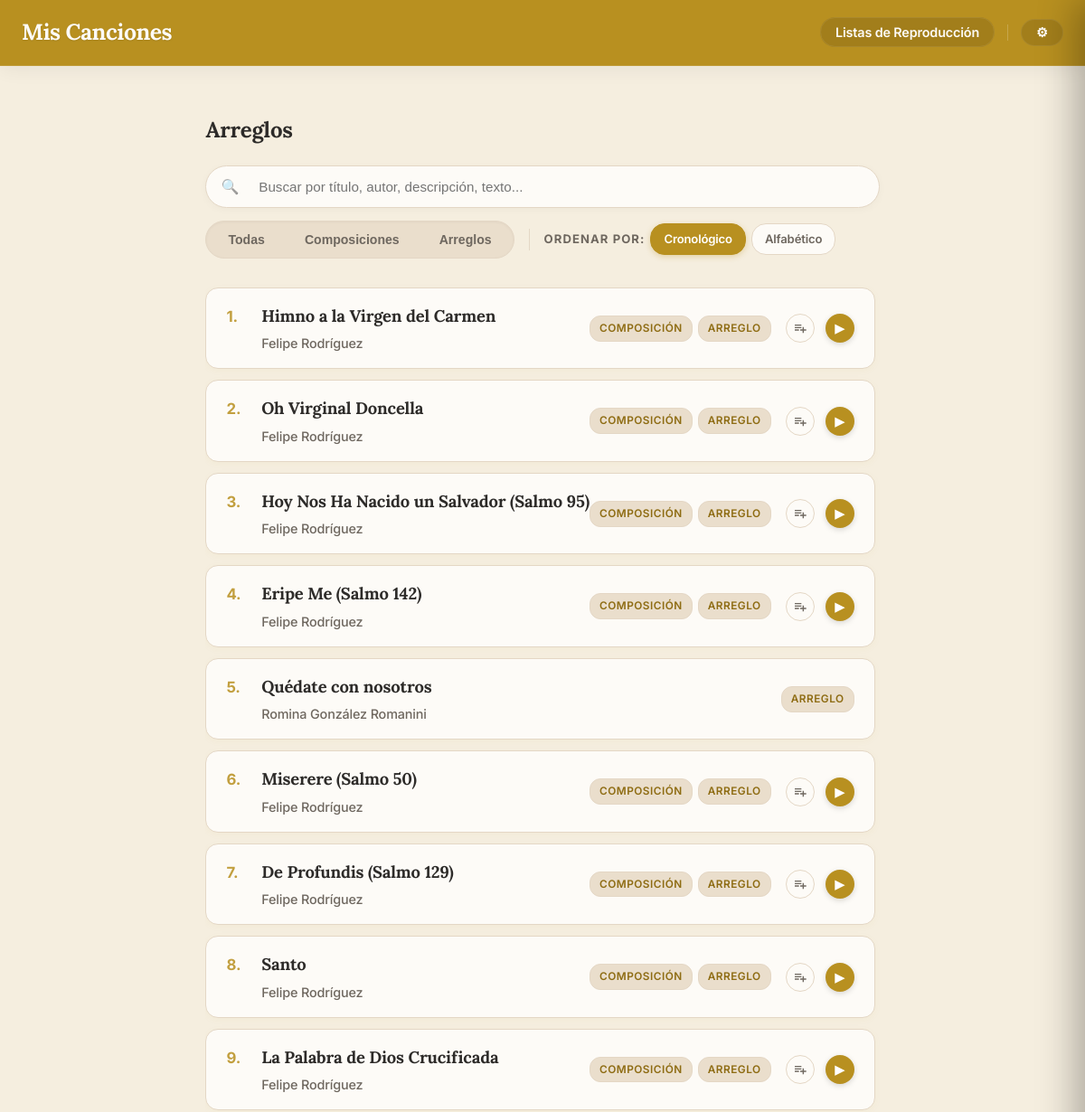
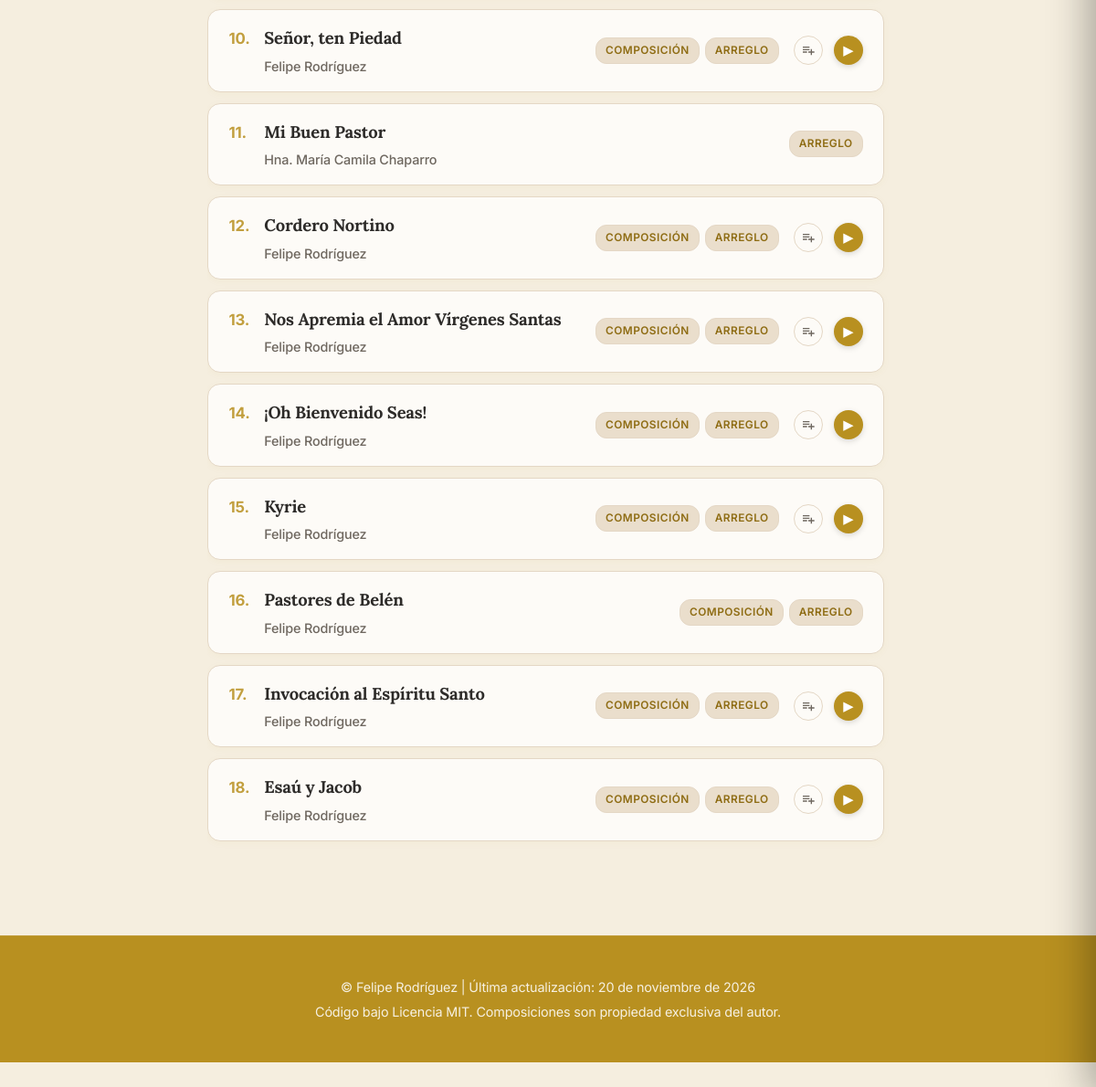
The app's page /arreglos, older data (2 pictures, top to bottom).
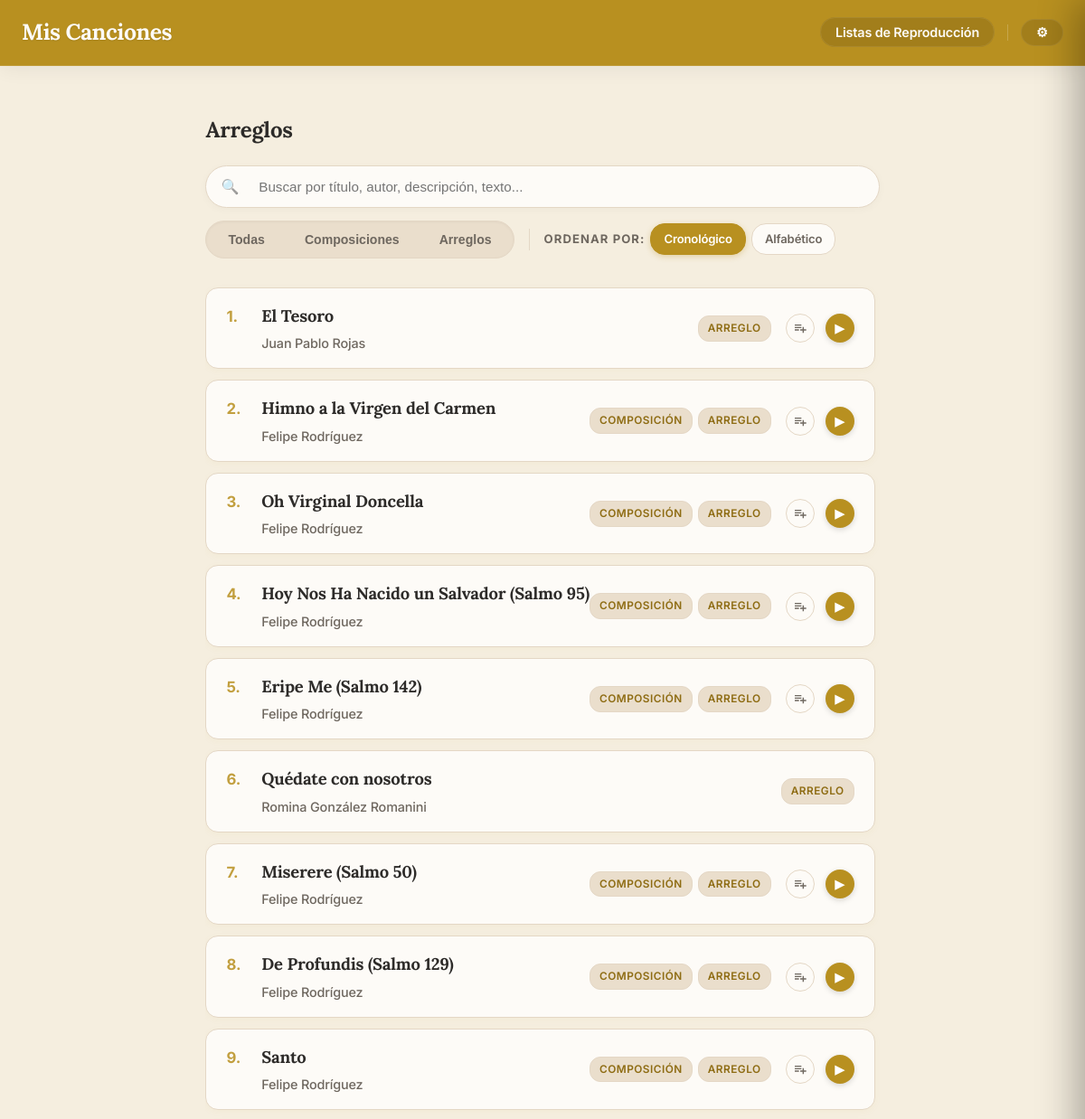
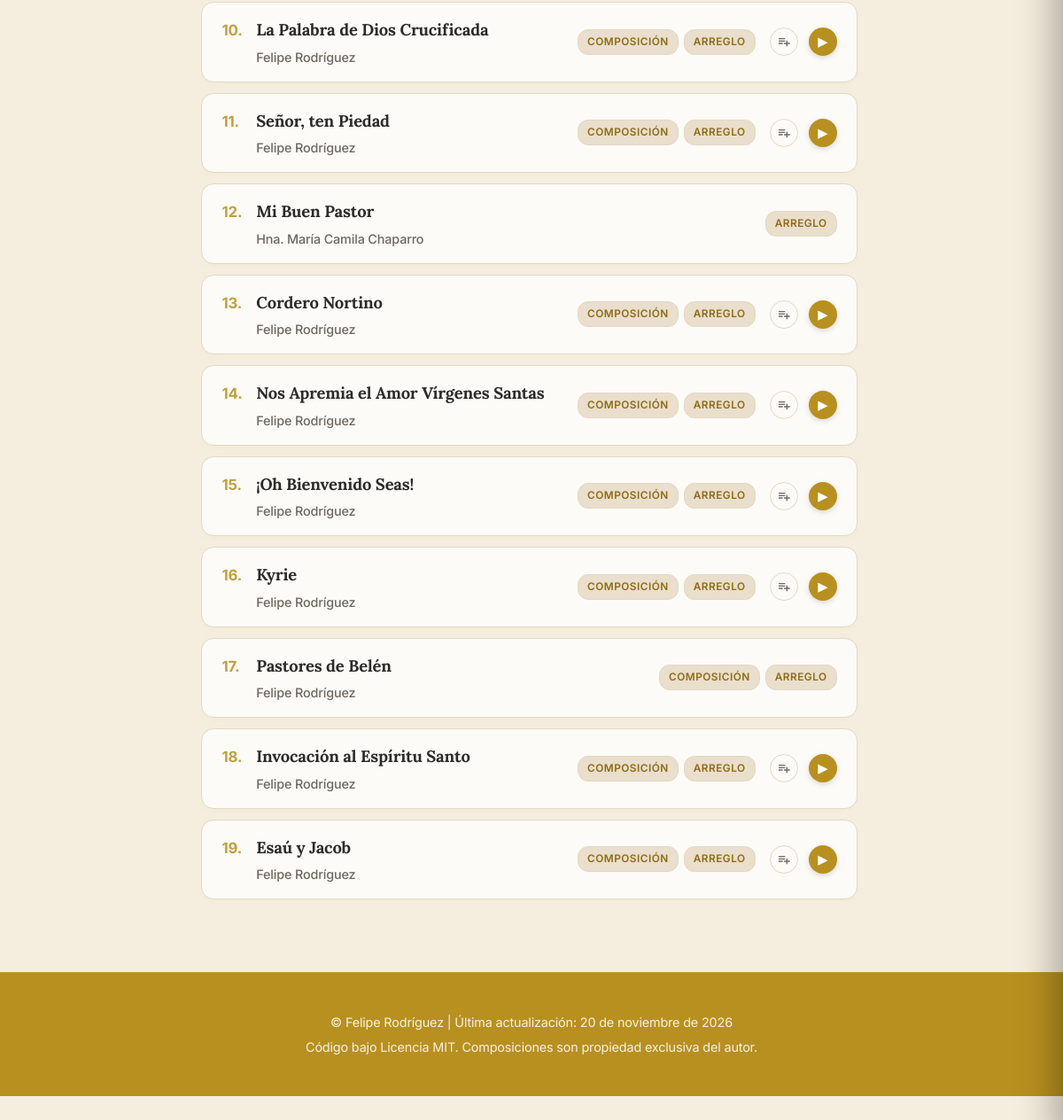
The same page, newer data (2 pictures, top to bottom).
### models.py (models this page shows, shortened)
class Cancion(db.Model):
    __tablename__ = 'cancion'
    id = db.Column(db.Integer, primary_key=True)
    titulo = db.Column(db.String(150), nullable=False)
    musica = db.Column(db.String(100))
    letra = db.Column(db.String(100))
    adaptacion = db.Column(db.String(100))
    arreglo = db.Column(db.String(100), nullable=True)
    idioma = db.Column(db.String(50))
    dia = db.Column(db.Integer, nullable=True)
    mes = db.Column(db.Integer, nullable=True)
    anio = db.Column(db.Integer)
    descripcion = db.Column(db.Text)
    audio = db.Column(db.String(150))
    letras_acordes = db.Column(db.String(150))
    partitura = db.Column(db.String(150))
    midi = db.Column(db.String(150))
    tags_json = db.Column(db.String(500))
    tipo = db.Column(db.String(50), nullable=False, default='local')
    categorias_json = db.Column(db.String(200))
    youtube_video_embed = db.Column(db.Text)
    youtube_audio_embed = db.Column(db.Text)
    interprete = db.Column(db.String(200), nullable=True)
    ensambles_json = db.Column(db.Text, nullable=True)
    descargas_json = db.Column(db.Text, nullable=True)
    audios_json = db.Column(db.Text, nullable=True)
    tipo_pdf = db.Column(db.String(50), nullable=True)  # 'partitura' o 'letras_acordes'
    letras_json = db.Column(db.Text, nullable=True)  # {"sincronizada": bool, "lineas": [{"t": seg|null, "text": str}]}
    @property
    def categorias(self):
        return json.loads(self.categorias_json) if self.categorias_json else []

### app.py (the view)
@app.route('/arreglos')
def ver_arreglos():
    base_songs = search_by_category("Arreglo")
    filtered_songs, search_query = search_songs(base_songs, request.args.get('search', '').strip())
    sort_by = request.args.get('sort_by', 'cronologico')
    sorted_songs = sort_songs(filtered_songs, sort_by=sort_by)
    return render_template('arreglos.html', composiciones=sorted_songs, search_query=search_query, page_context='arreglos', sort_by=sort_by)

### app.py (called while the page is built)
@app.template_filter('sort_categories_for_page')
def sort_categories_for_page(categories, page_context='default'):
    sorted_cats = list(categories)
    if page_context == 'arreglos':
        sorted_cats.sort(key=lambda x: (x != 'Composición', x != 'Arreglo'))
    else:
        sorted_cats.sort(key=lambda x: (x != 'Arreglo', x != 'Composición'))
    return sorted_cats

@app.context_processor
def inject_globals():
    try:
        with open('build_date.txt', 'r', encoding='utf-8') as f:
            date_str = f.read().strip()
    except Exception:
        date_str = "Desconocida"
    return dict(last_update=date_str, FEATURES=FEATURES)

@app.before_request
def check_formacion_feature():
    if request.path.startswith('/formacion') and not FEATURES.get('formacion_liturgica', False):
        abort(404)

### services/catalog_service.py (called while the page is built, shortened)
def normalize_for_sorting(titulo: Optional[str]) -> str:
    if not titulo:
        return ""
    titulo_normalizado = unidecode(titulo.lower())
    return "".join(c for c in titulo_normalizado if c.isalnum() or c.isspace()).strip()

def search_songs(base_songs: List[Cancion], search_query: Optional[str]) -> Tuple[List[Cancion], str]:
    if not search_query:
        return base_songs, ""

### templates/arreglos.html
{% extends "base.html" %}
{% block content %}
    <h2>Arreglos</h2>
    {% include '_filters.html' %}
    <div class="lista-scroll" id="song-list-container">
        {% include '_song_list.html' %}
    </div>
{% endblock %}

### templates/_song_list.html
<div class="lista-composiciones">
    {% for obra in composiciones %}
        <div class="tarjeta-obra-wrapper">
            <a href="{{ url_for('ver_composicion', comp_id=obra.id, context=page_context, tag_name=tag_nombre, search=search_query, sort_by=sort_by) }}"
               class="tarjeta-obra"
               data-id="{{ obra.id }}"
               {% if obra.audio %}data-audio="{{ url_for('static', filename=obra.audio) }}"{% endif %}
               data-title="{{ obra.titulo }}">
                <div class="info-tarjeta">
                    <div class="song-title-with-number">
                        <span class="song-number">{{ loop.index }}.</span>
                        <h3>{{ obra.titulo }}</h3>
                    </div>
                    <p>
                        {{ obra.musica }}
                    </p>
                </div>
                <div class="tarjeta-right-section">
                    <div class="categoria-tags-container">
                        {% if obra.categorias %}
                            {% for cat in obra.categorias | sort_categories_for_page(page_context) %}
                                <span class="categoria-tag">{{ cat }}</span>
                            {% endfor %}
                        {% endif %}
                    </div>
                    {% if obra.audio %}
                    <div class="tarjeta-audio-actions">
                        <button class="btn-add-queue opt-add-queue" data-id="{{ obra.id }}" data-audio="{{ url_for('static', filename=obra.audio) }}" data-title="{{ obra.titulo }}" title="Añadir a la cola">
                            <svg viewBox="0 0 24 24" width="16" height="16" fill="currentColor"><path d="M14 10H3v2h11v-2zm0-4H3v2h11V6zm4 8v-4h-2v4h-4v2h4v4h2v-4h4v-2h-4zM3 16h7v-2H3v2z"/></svg>
                        </button>
                        <button class="list-play-btn" data-id="{{ obra.id }}" data-title="{{ obra.titulo }}" data-audio="{{ url_for('static', filename=obra.audio) }}" title="Reproducir / Pausar">▶</button>
                    </div>
                    {% endif %}
                </div>
            </a>
        </div>
    {% else %}
        <p style="padding: 20px;">No se encontraron canciones que coincidan con tu búsqueda.</p>
    {% endfor %}
</div>

Row changes from the older to the newer data that the page shows:
added Cancion: titulo "El Tesoro", musica "Juan Pablo Rojas", cat "ARREGLO"
